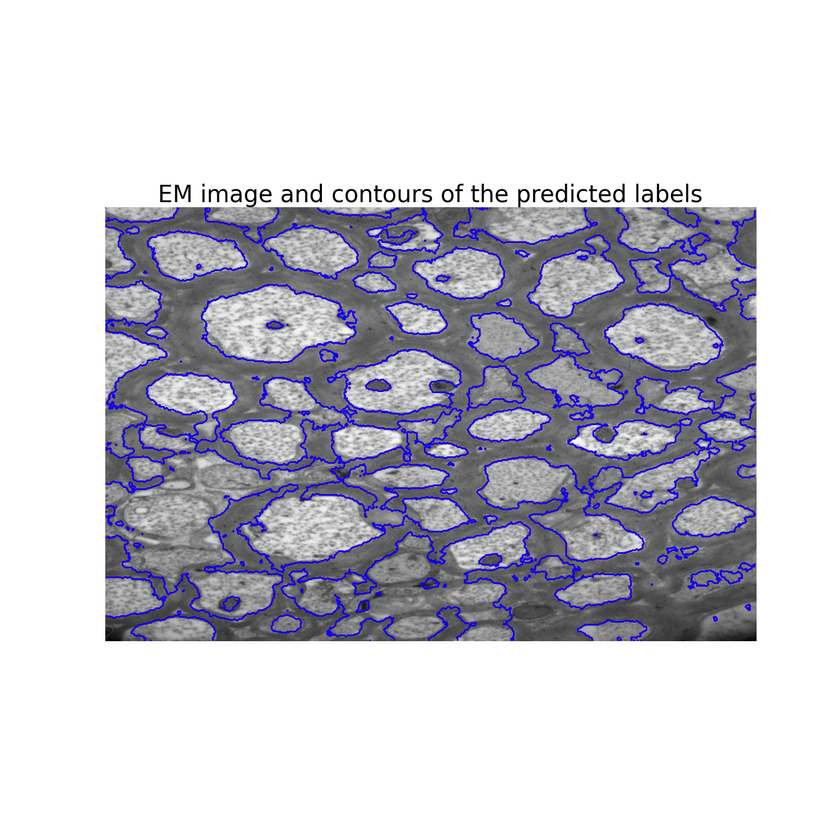
#> input picture test_unseen_images/test0_im+pred.png, 840 x 840 px, shrunk from 1500 x 1500 before the run; its folder holds 4 pictures in this run
$ python view.py
#> lines starting #> are read from the running program, lines starting #| are printed output that depends on the picture
import matplotlib.pyplot as plt
import matplotlib.image as mpimg
import numpy as np
import os

listdir="./test_unseen_images"

list_numbers=len(os.listdir(listdir))
print(list_numbers,int(list_numbers /int(np.sqrt(list_numbers))))
lists=os.listdir(listdir)
print(lists)

# fig, ax = plt.subplots(figsize=(int(list_numbers/int(np.sqrt(list_numbers))), int(np.sqrt(list_numbers))))
row=int(int(np.sqrt(list_numbers)))
rank=int(list_numbers/int(np.sqrt(list_numbers)))
plt.figure()
i=1
for list in lists:
    plt.subplot(row,rank,i)
    image_dir="test_unseen_images/"+list
    img = mpimg.imread(image_dir)
#> img is the input picture: shape (840, 840, 4) float32; mean R, G, B, A 0.787, 0.783, 0.819, 1
    plt.title(list)
    plt.imshow(img)
    i=i+1
plt.show()
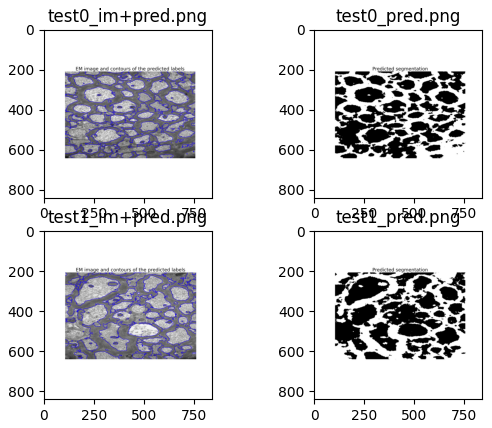
#> figure drawn by matplotlib, 4 panels
